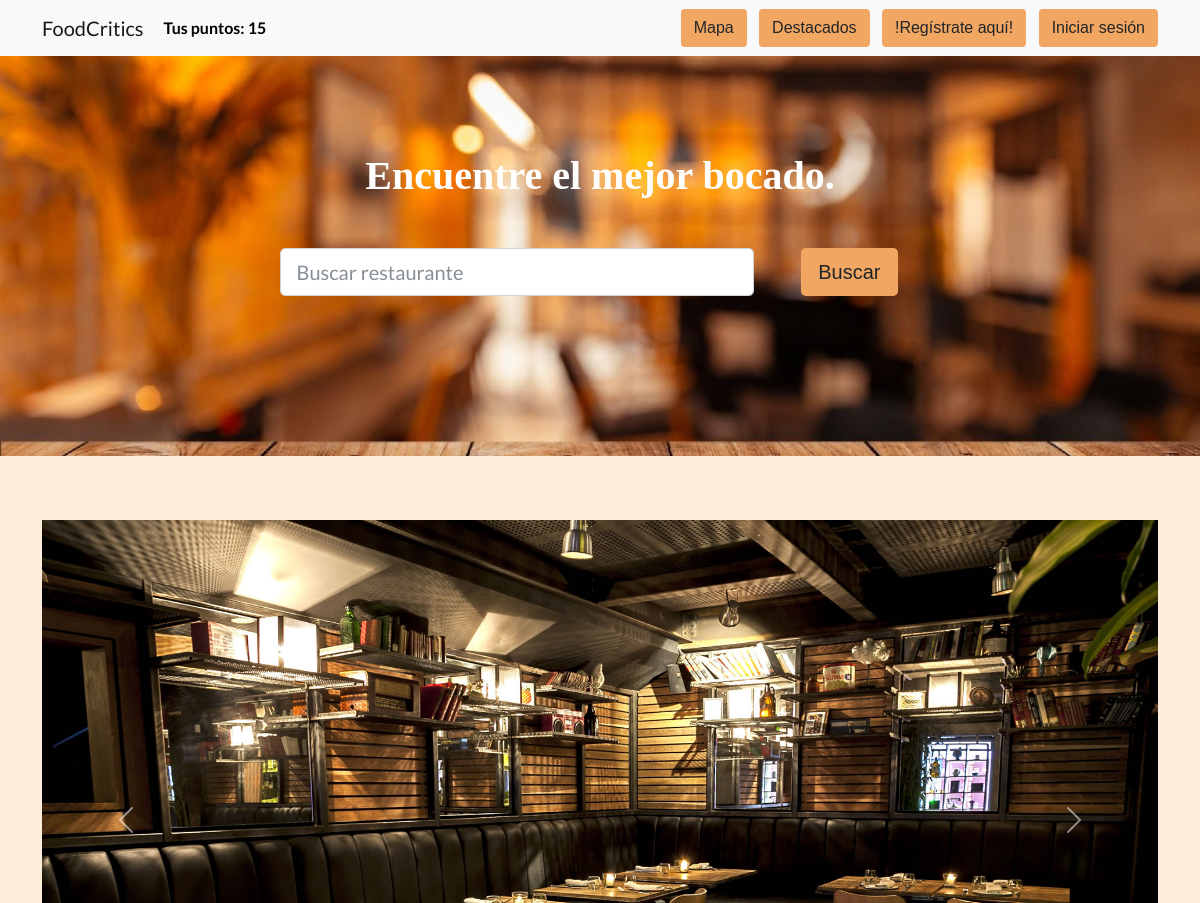
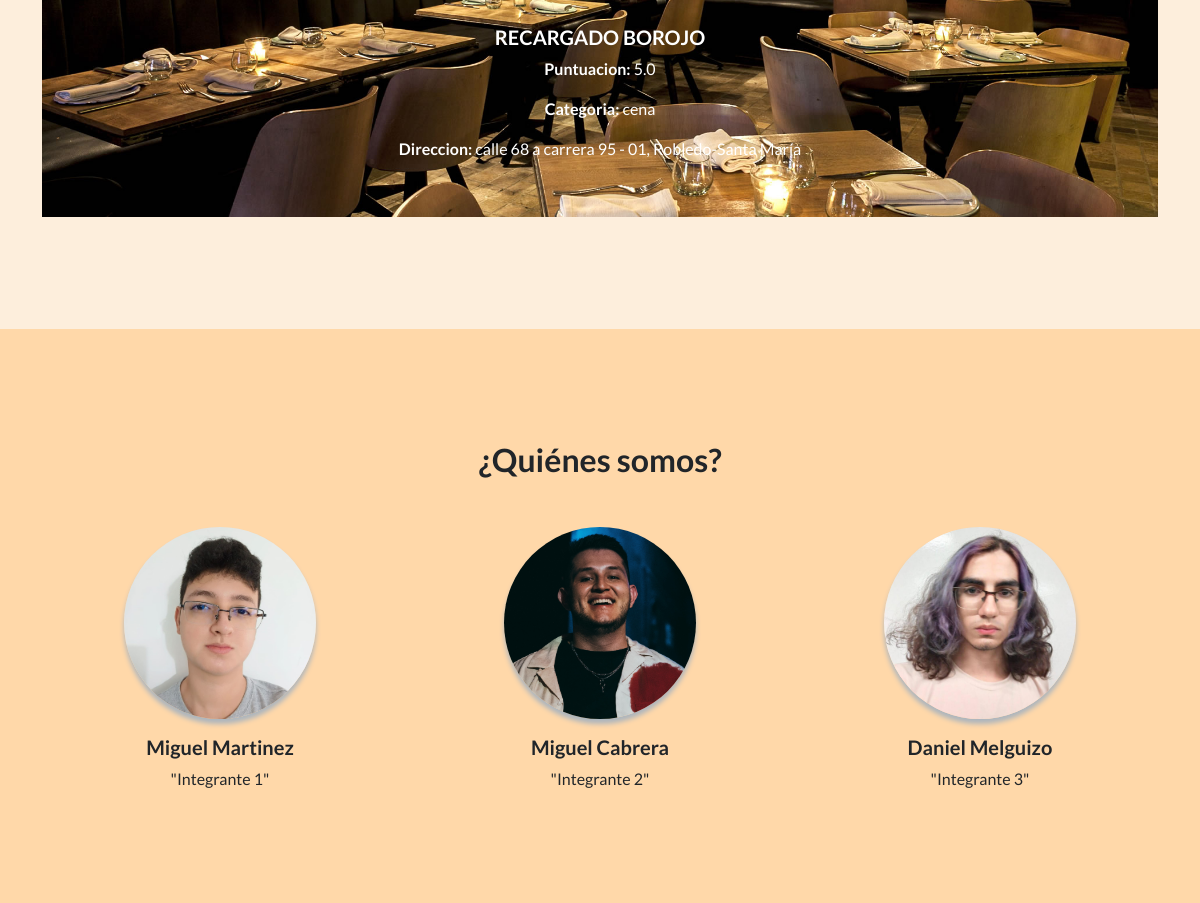
Screenshot of /destacados/ with the database file from the repository (2 pictures, top to bottom).
### application/models.py (models this page shows)
class Restaurantes(models.Model):
    name = models.CharField(max_length=200)
    address = models.CharField(max_length=200)
    place_id = models.CharField(primary_key=True, max_length=100)
    rating = models.DecimalField(max_digits=2, decimal_places= 1)
    location = models.JSONField(null=False)
    type = models.ForeignKey(Categorias, on_delete=models.CASCADE,null=True, blank=True)

class Categorias(models.Model):
    id = models.AutoField(primary_key=True)
    tipo = models.CharField(max_length=50)

### application/views.py (the view)
# urls.py: path('destacados/', applicationViews.destacados, name="destacados"),
def destacados(request):
  restaurantes = Restaurantes.objects.order_by('-rating')
  return render(request, 'destacados.html', {'restaurants' : restaurantes[0:5], 'puntos' : puntos_user})

### application/templates/destacados.html (shortened to what this page needs)
<!DOCTYPE html>
<html>
    {% load static %}
<head>
    <link rel="stylesheet" href="{% static 'assets/bootstrap/css/bootstrap.min.css'%}">
    <link rel="stylesheet" href="{% static 'assets/fonts/font-awesome.min.css' %}">
    <link rel="stylesheet" href="{% static 'assets/fonts/simple-line-icons.min.css' %}">
    <link rel="stylesheet" href="{% static 'css/styles.css' %}">
    <link rel="stylesheet" href="https://cdnjs.cloudflare.com/ajax/libs/animate.css/3.5.2/animate.min.css">
</head>
<body>
    <nav class="navbar navbar-light navbar-expand bg-light navigation-clean">
        <div class="container"><a class="navbar-brand" href="/">FoodCritics&nbsp;</a>
            <b><a href="tus-puntos" style="color: #000; text-decoration: none;">Tus puntos: {{puntos}}</a></b>
            <div class="collapse navbar-collapse" id="navcol-1">
                <div class="collapse navbar-collapse" id="navcol-1">
                    <a class="btn botones ms-auto" role="button" href="../mapa">Mapa</a>
                </div>&nbsp;&nbsp;&nbsp;&nbsp;
                <a class="btn botones ms-auto" role="button" href="../destacados" name="destacados">Destacados</a>&nbsp;&nbsp;&nbsp;&nbsp;
                <a class="btn botones ms-auto" role="button" href="../registrarse">!Regístrate aquí!</a>&nbsp;&nbsp;&nbsp;&nbsp;
                <a class="btn botones ms-auto" role="button" href="../ingreso">Iniciar sesión</a>
            </div>
        </div>
    </nav>
    <header class="text-center text-white masthed" style="background:url('{%static 'assets/img/bg-home.jpeg' %}')no-repeat center center;background-size:cover;">
        <div class="container">
            <div class="row">
                <div class="col-xl-9 mx-auto position-relative">
                    <h1 class="mb-5" style="color: #fff; font-family:Copperplate;">Encuentre el mejor bocado.</h1>
                </div>
                <div class="col-md-10 col-lg-8 col-xl-7 mx-auto position-relative">
                    <form>
                        <div class="row">
                            <div class="col-12 col-md-9 mb-2 mb-md-0"><input class="form-control form-control-lg" type="search" name="search" placeholder="Buscar restaurante"></div>
                            <div class="col-12 col-md-3">
                                <button class="btn botones btn-lg" type="submit">Buscar</button>
                            </div>
                        </div>
                    </form>
                </div>
            </div>
        </div>
    </header>
    <section class="text-center features-icon back">
        <div class="container">
            <div id="carouselExampleIndicators" class="carousel slide" data-ride="carousel">
                <div class="carousel-inner">
                    {% for restaurant in restaurants %}
                    {% if forloop.first %}
                    <div class="carousel-item active">
                    {% else %}
                    <div class="carousel-item">
                    {% endif %}
                        <img class="d-block w-100" height="600px" src="{%static 'assets/img/carruselimg.jpg' %}" alt="First slide">
                        <div class="carousel-caption d-none d-md-block">
                            <h5>{{restaurant.name}}</h5>
                            <p><strong>Puntuacion:</strong> {{restaurant.rating}}</p>
                            <p><strong>Categoria:</strong> {{restaurant.type.tipo}}</p>
                            <p><strong>Direccion:</strong> {{restaurant.address}}</p>
                        </div>
                    </div>
                  {% endfor%}
                <a class="carousel-control-prev" href="#carouselExampleIndicators" role="button" data-slide="prev">
                  <span class="carousel-control-prev-icon" aria-hidden="true"></span>
                </a>
                <a class="carousel-control-next" href="#carouselExampleIndicators" role="button" data-slide="next">
                  <span class="carousel-control-next-icon" aria-hidden="true"></span>
                </a>
              </div>
        </div>
    </section>
    <section class="text-center bg-section testimonials">
        <div class="container">
            <h2 class="mb-5">¿Quiénes somos?</h2>
            <div class="row">
                <div class="col-lg-4">
                    <div class="mx-auto testimonial-item mb-5 mb-lg-0"><img class="rounded-circle img-fluid mb-3" src="{%static 'assets/img/MiguelMartinez.jpeg' %}">
                        <h5>Miguel Martinez </h5>
                        <p class="font-weight-light mb-0">"Integrante 1"</p>
                    </div>
                </div>
                <div class="col-lg-4">
                    <div class="mx-auto testimonial-item mb-5 mb-lg-0"><a href="https://www.linkedin.com/in/miguel-cabrera-0547a922b/"><img class="rounded-circle img-fluid mb-3" src="{%static 'assets/img/MiguelCabrera.jpg' %}"></a>
                        <h5>Miguel Cabrera </h5>
                        <p class="font-weight-light mb-0">"Integrante 2"</p>
                    </div>
                </div>
                <div class="col-lg-4">
                    <div class="mx-auto testimonial-item mb-5 mb-lg-0"><img class="rounded-circle img-fluid mb-3" src="{%static 'assets/img/DanielMelguizo.jpg' %}">
                        <h5>Daniel Melguizo</h5>
                        <p class="font-weight-light mb-0">"Integrante 3"</p>
                    </div>
                </div>
            </div>
        </div>
    </section>
</body>
</body>
</html>

### application/static/css/styles.css (style rules this page uses)
.back { background-color: #FDEEDC; }
.botones { background-color: #F1A661; font-family: Arial; }
.bg-section { background-color: rgb(255, 216, 169); }
header.masthed { padding-top: 6rem; padding-bottom: 10rem; }
.features-icon { padding-top: 4rem; padding-bottom: 7rem; }

### rows the page displays
Restaurantes: name "RECARGADO BOROJO", rating "5.0", type.tipo "cena", address "calle 68 a carrera 95 - 01, Robledo-Santa María"

### other values shown
{{ puntos }} "15"
